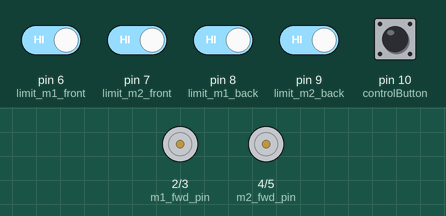
Simulated run of this sketch. Board: Arduino Uno, built with avr-gcc and run on an emulated ATmega328P. Parts: motor-driver pin pairs drawn as motors (green arrow = first pin HIGH = forward, orange = second pin HIGH = backward, longer = more drive). The test bench sets the inputs (shaded band); at power-on: pin 6 (limit_m1_front), pin 7 (limit_m2_front), pin 8 (limit_m1_back), pin 9 (limit_m2_back), pin 10 (controlButton) HIGH.

Above: at 1.2 s.
1.3 s: pin 6 (limit_m1_front) driven LOW and pin 7 (limit_m2_front) driven LOW
At 2.2 s:
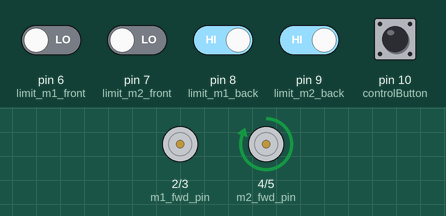
2.8 s: pin 9 (limit_m2_back) driven LOW
At 3.6 s:
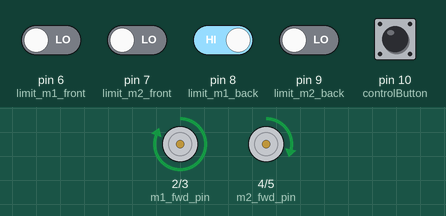
4.3 s: pin 10 (controlButton) pulled LOW for 0.15 s
At 5.0 s:
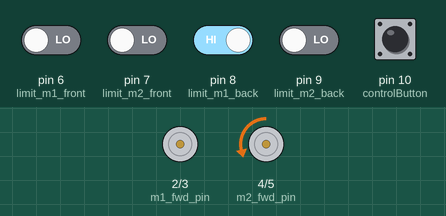
6.1 s: pin 7 (limit_m2_front) driven HIGH
At 6.9 s:
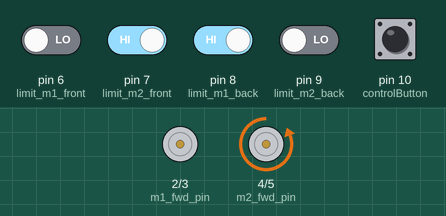
7.6 s: pin 8 (limit_m1_back) driven LOW
At 8.0 s:
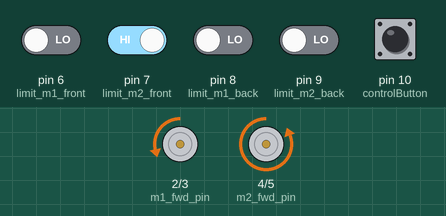
9.1 s: pin 6 (limit_m1_front) driven HIGH
At 10.4 s:
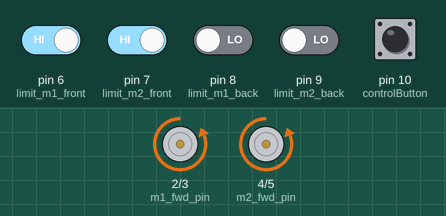
Timing chart, 0 to 11.6 s (numbered marks = the images above; inputs shaded):
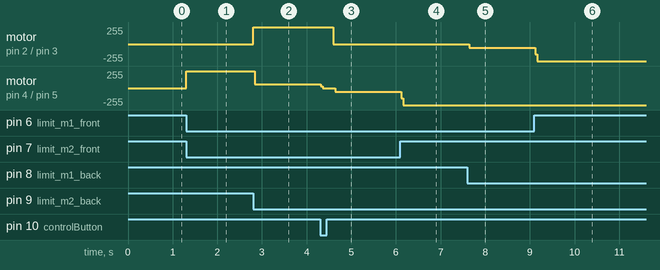

The sketch:

two_motor_control.ino
```cpp
#define DEBOUNCE_TIME_MS 300

#define PRESSED LOW
#define NOT_PRESSED HIGH

#define CLOSED LOW
#define OPEN HIGH

#define BACKWARD false
#define FORWARD true

// أرجل التحكم بالموتور
int m1_fwd_pin = 2;
int m1_bwd_pin = 3;
int m2_fwd_pin = 4;
int m2_bwd_pin = 5;

// limit switches
int limit_m1_front = 6; // لموتور 1 الاتجاه الأول
int limit_m2_front = 7; // لموتور 2 الاتجاه الأول
int limit_m1_back = 8;  // لموتور 1 الاتجاه العكسي
int limit_m2_back = 9;  // لموتور 2 الاتجاه العكسي

// زر التشغيل
int controlButton = 10;

// حالة الزر
bool lastButton = NOT_PRESSED;

// movement direction
bool direction = FORWARD;

void setup() {
  pinMode(m1_fwd_pin, OUTPUT);
  pinMode(m1_bwd_pin, OUTPUT);
  pinMode(m2_fwd_pin, OUTPUT);
  pinMode(m2_bwd_pin, OUTPUT);

  pinMode(controlButton, INPUT_PULLUP);
  pinMode(limit_m1_front, INPUT_PULLUP);
  pinMode(limit_m2_front, INPUT_PULLUP);
  pinMode(limit_m1_back, INPUT_PULLUP);
  pinMode(limit_m2_back, INPUT_PULLUP);

  // make sure motors are stopped
  stopMotor1();
  stopMotor2();
}

void loop() {
  // read button state
  bool currentButton = (digitalRead(controlButton) == PRESSED);

  // عند الضغط وتغيير الحالة
  if (currentButton && !lastButton) {
    if ((digitalRead(limit_m1_front) == CLOSED &&
         digitalRead(limit_m2_front) == CLOSED) ||
        (digitalRead(limit_m1_back) == CLOSED &&
         digitalRead(limit_m2_back) == CLOSED)) {
      direction = !direction;
      delay(DEBOUNCE_TIME_MS);
    }
  }

  // update prev button state to current state
  lastButton = currentButton;

  if (direction == BACKWARD) {

    // تحرك للخلف
    if (digitalRead(limit_m1_back) == CLOSED &&
        digitalRead(limit_m2_back) == CLOSED) {
      moveMotor1Backward();
    }
    if ((digitalRead(limit_m1_front) == CLOSED)) {
      stopMotor1();
    }

    if ((digitalRead(limit_m2_back) == CLOSED) &&
        (digitalRead(limit_m1_front) == CLOSED)) {
      moveMotor2Backward();
    }

    if (digitalRead(limit_m2_front) == CLOSED) {
      stopMotor2();
    }

  } else {

    // تحرك للأمام
    if (digitalRead(limit_m2_front) == CLOSED &&
        digitalRead(limit_m1_front) == CLOSED) {
      moveMotor2Forward();
    }

    if (digitalRead(limit_m2_back) == CLOSED) {
      stopMotor2();
    }

    if ((digitalRead(limit_m1_front) == CLOSED) &&
        (digitalRead(limit_m2_back) == CLOSED)) {
      moveMotor1Forward();
    }

    if (digitalRead(limit_m1_back) == CLOSED) {
      stopMotor1();
    }
  }
}

// دوال الموتور
void moveMotor1Forward() {
  digitalWrite(m1_fwd_pin, HIGH);
  digitalWrite(m1_bwd_pin, LOW);
}
void moveMotor1Backward() {
  digitalWrite(m1_fwd_pin, LOW);
  digitalWrite(m1_bwd_pin, HIGH);
}
void stopMotor1() {
  digitalWrite(m1_fwd_pin, LOW);
  digitalWrite(m1_bwd_pin, LOW);
}
void moveMotor2Forward() {
  digitalWrite(m2_fwd_pin, HIGH);
  digitalWrite(m2_bwd_pin, LOW);
}
void moveMotor2Backward() {
  digitalWrite(m2_fwd_pin, LOW);
  digitalWrite(m2_bwd_pin, HIGH);
}
void stopMotor2() {
  digitalWrite(m2_fwd_pin, LOW);
  digitalWrite(m2_bwd_pin, LOW);
}
```

Measured:
- after the input at 1.3 s, motor on pin 4 (m2_fwd_pin) / pin 5 (m2_bwd_pin): stopped → forward 255/255 at once
- after the input at 2.8 s, motor on pin 2 (m1_fwd_pin) / pin 3 (m1_bwd_pin): stopped → forward 255/255 at once; motor on pin 4 (m2_fwd_pin) / pin 5 (m2_bwd_pin): forward 255/255 → forward 56/255 at once
- after the input at 4.3 s, motor on pin 2 (m1_fwd_pin) / pin 3 (m1_bwd_pin): forward 255/255 → stopped after 0.30 s; motor on pin 4 (m2_fwd_pin) / pin 5 (m2_bwd_pin): forward 56/255 → stopped at once, → backward 57/255 0.32 s later
- after the input at 6.1 s, motor on pin 4 (m2_fwd_pin) / pin 5 (m2_bwd_pin): backward 57/255 → backward 255/255 at once
- after the input at 7.6 s, motor on pin 2 (m1_fwd_pin) / pin 3 (m1_bwd_pin): stopped → backward 56/255 at once
- after the input at 9.1 s, motor on pin 2 (m1_fwd_pin) / pin 3 (m1_bwd_pin): backward 56/255 → backward 255/255 at once
